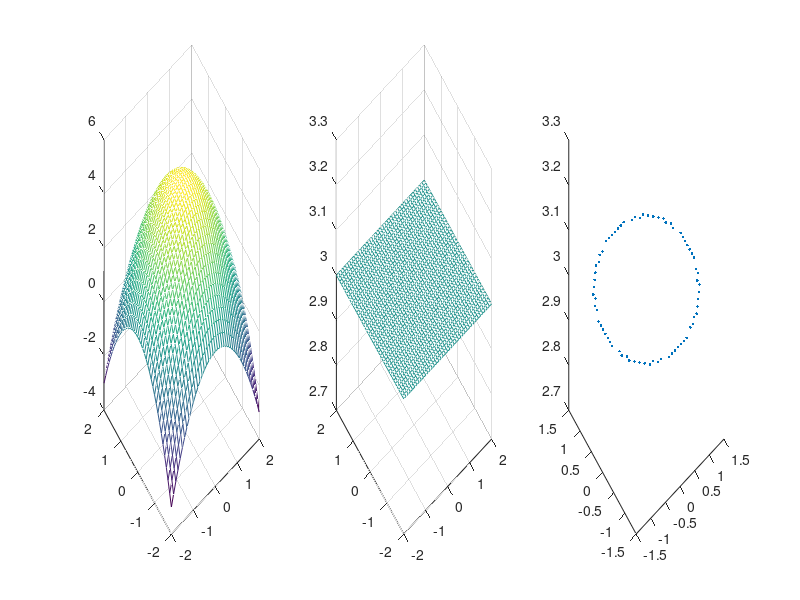

Here is the MATLAB script that generated this plot:
clf; clear; clc;

t = -2 : 0.1 : 2;
[x, y] = meshgrid(t);
z1 = 5 - x.^2 - y.^2;
subplot(1, 3, 1);mesh(x, y, z1);
z2 = 3 * ones(size(x));
subplot(1, 3, 2);mesh(x, y, z2);
r = abs(z1 - z2) <= 0.1;
xx = r .* x; yy = r .* y; zz = r .* z2;
subplot(1, 3, 3);plot3(xx(r ~= 0), yy(r ~= 0), zz(r ~= 0), '.');